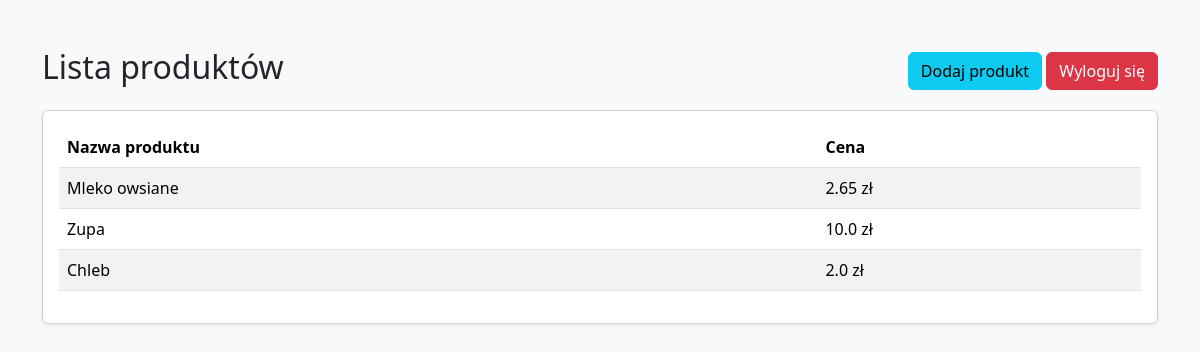
/display_products/ (signed in), run on the app's committed database.
### MiniSklepApp/models.py (models this page shows, shortened)
class Product(models.Model):
    name = models.CharField(max_length=255)
    price = models.FloatField()

### MiniSklepApp/views.py (the view)
# urls.py: path('display_products/', display_products, name='display_products'),
def display_products(request):
    products = Product.objects.all()
    return render(request, 'display_products.html', {'products': products})

### MiniSklepApp/templates/display_products.html (shortened to what this page needs)
<!DOCTYPE html>
<html lang="pl">
<head>
    <link href="https://cdn.jsdelivr.net/npm/bootstrap@5.3.3/dist/css/bootstrap.min.css" rel="stylesheet">
</head>
<body class="bg-light">
    <div class="container mt-5">
        <div class="d-flex justify-content-between align-items-center mb-3">
            <h2>Lista produktów</h2>
            <div>
                <a href="{% url 'add_product' %}" class="btn btn-info">Dodaj produkt</a>
                {% if request.user.is_authenticated %}
                    <a href="{% url 'logout' %}" class="btn btn-danger">Wyloguj się</a>
                {% else %}
                    <button class="btn btn-danger" disabled>Wyloguj się</button>
                {% endif %}
            </div>
        </div>
        <div class="card p-3 shadow-sm">
            <table class="table table-striped table-hover">
                <thead>
                    <tr>
                        <th>Nazwa produktu</th>
                        <th>Cena</th>
                    </tr>
                </thead>
                <tbody>
                    {% for product in products %}
                    <tr data-id="{{ product.id }}">
                        <td contenteditable="true" class="editable" data-field="name">{{ product.name }}</td>
                        <td contenteditable="true" class="editable" data-field="price">{{ product.price }} zł</td>
                    </tr>
                    {% endfor %}
                </tbody>
            </table>
        </div>
    </div>
</body>
</html>

### data on the page
Product: name "Mleko owsiane", price "2.65"
Product: name "Zupa", price "10.0"
Product: name "Chleb", price "2.0"
